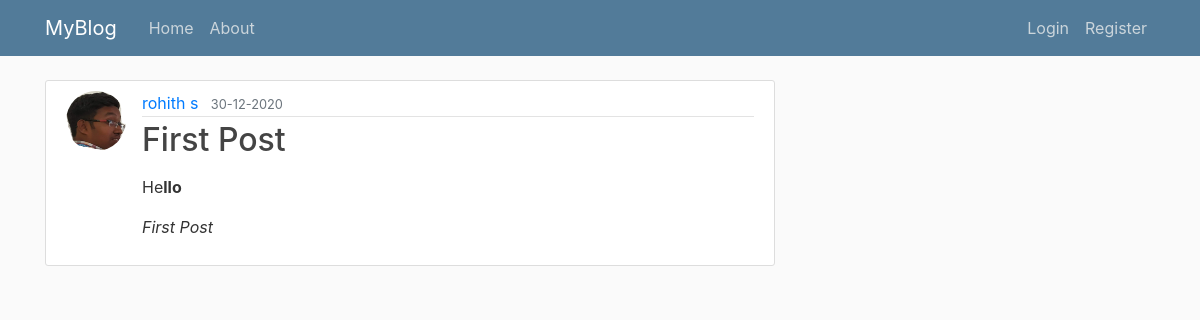
/post/1, run on the app's committed database.
### flask_blog/models.py (models this page shows, shortened)
class User(db.Model, UserMixin):
    id =db.Column(db.Integer, primary_key=True)
    username = db.Column(db.String(20), unique=True, nullable=False)
    email = db.Column(db.String(50), unique=True, nullable=False)
    image_file = db.Column(db.String(20), nullable=False, default='default.jpg')
    password = db.Column(db.String(60), nullable=False)
    posts = db.relationship('Post', backref='author', lazy=True)

class Post(db.Model):
    id =db.Column(db.Integer, primary_key=True)
    title = db.Column(db.String(100),nullable=False)
    date_posted = db.Column(db.DateTime, nullable=False, default = datetime.utcnow)
    content = db.Column(db.Text, nullable=False)
    user_id = db.Column(db.Integer, db.ForeignKey('user.id'), nullable=False)

### flask_blog/routes.py (the view)
@app.route('/post/<post_id>', methods=['GET','POST'])
def post(post_id):
    post = Post.query.get_or_404(post_id)
    return render_template('post.html', title=post.title, post=post)

### flask_blog/templates/post.html (shortened to what this page needs)
{%extends "layout.html"%}
{% block content %}
            <article class="media content-section">
                <img class="rounded-circle article-img" src="{{ url_for('static', filename='profile_pics/' + post.author.image_file) }}">
                <div class="media-body">
                    <div class="article-metadata">
                    <a class="mr-2" href="#">{{ post.author.username }}</a>
                    <small class="text-muted">{{ post.date_posted.strftime('%d-%m-%Y') }}</small>
                    </div>
                    <h2 class="article-title">{{ post.title }}</h2>
                    <p class="article-content">{{ post.content|safe }}</p>
                </div>
            </article>
{% endblock content %}

### flask_blog/static/main.css (style rules this page uses)
body { background: #fafafa; color: #333333; margin-top: 5rem; }
h1, h2, h3, h4, h5, h6 { color: #444444; }
.content-section { background: #ffffff; padding: 10px 20px; border: 1px solid #dddddd; border-radius: 3px; margin-bottom: 20px; }
.article-title { color: #444444; }
.article-content { white-space: pre-line; }
.article-img { height: 60px; width: 60px; margin-right: 16px; }
.article-metadata { padding-bottom: 1px; margin-bottom: 4px; border-bottom: 1px solid #e3e3e3 }

### data on the page
User: image_file (picture), author.username "rohith s"
Post: date_posted "30-12-2020", title "First Post", content "He llo First Post"
